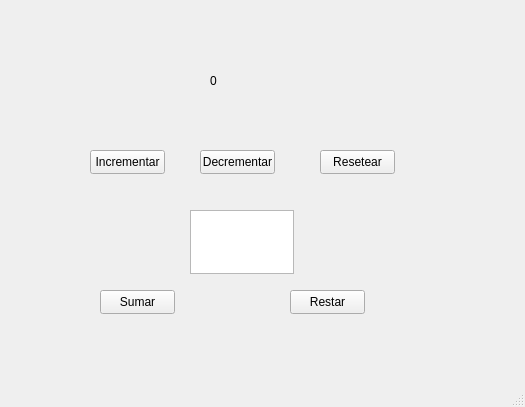
<?xml version="1.0" encoding="UTF-8"?>
<ui version="4.0">
 <class>MainWindow</class>
 <widget class="QMainWindow" name="MainWindow">
  <property name="geometry">
   <rect>
    <x>0</x>
    <y>0</y>
    <width>525</width>
    <height>407</height>
   </rect>
  </property>
  <property name="windowTitle">
   <string>MainWindow</string>
  </property>
  <widget class="QWidget" name="centralwidget">
   <widget class="QLabel" name="lblContador">
    <property name="geometry">
     <rect>
      <x>210</x>
      <y>70</y>
      <width>71</width>
      <height>21</height>
     </rect>
    </property>
    <property name="text">
     <string>0</string>
    </property>
   </widget>
   <widget class="QPushButton" name="btnIncrementar">
    <property name="geometry">
     <rect>
      <x>90</x>
      <y>150</y>
      <width>75</width>
      <height>24</height>
     </rect>
    </property>
    <property name="text">
     <string>Incrementar</string>
    </property>
   </widget>
   <widget class="QPushButton" name="btnDecrementar">
    <property name="geometry">
     <rect>
      <x>200</x>
      <y>150</y>
      <width>75</width>
      <height>24</height>
     </rect>
    </property>
    <property name="text">
     <string>Decrementar</string>
    </property>
   </widget>
   <widget class="QPushButton" name="btnResetear">
    <property name="geometry">
     <rect>
      <x>320</x>
      <y>150</y>
      <width>75</width>
      <height>24</height>
     </rect>
    </property>
    <property name="text">
     <string>Resetear</string>
    </property>
   </widget>
   <widget class="QPlainTextEdit" name="plainTextEdit">
    <property name="geometry">
     <rect>
      <x>190</x>
      <y>210</y>
      <width>104</width>
      <height>64</height>
     </rect>
    </property>
   </widget>
   <widget class="QPushButton" name="btnSumar">
    <property name="geometry">
     <rect>
      <x>100</x>
      <y>290</y>
      <width>75</width>
      <height>24</height>
     </rect>
    </property>
    <property name="text">
     <string>Sumar</string>
    </property>
   </widget>
   <widget class="QPushButton" name="btnRestar">
    <property name="geometry">
     <rect>
      <x>290</x>
      <y>290</y>
      <width>75</width>
      <height>24</height>
     </rect>
    </property>
    <property name="text">
     <string>Restar</string>
    </property>
   </widget>
  </widget>
  <widget class="QMenuBar" name="menubar">
   <property name="geometry">
    <rect>
     <x>0</x>
     <y>0</y>
     <width>525</width>
     <height>33</height>
    </rect>
   </property>
  </widget>
  <widget class="QStatusBar" name="statusbar"/>
 </widget>
 <resources/>
 <connections/>
</ui>
